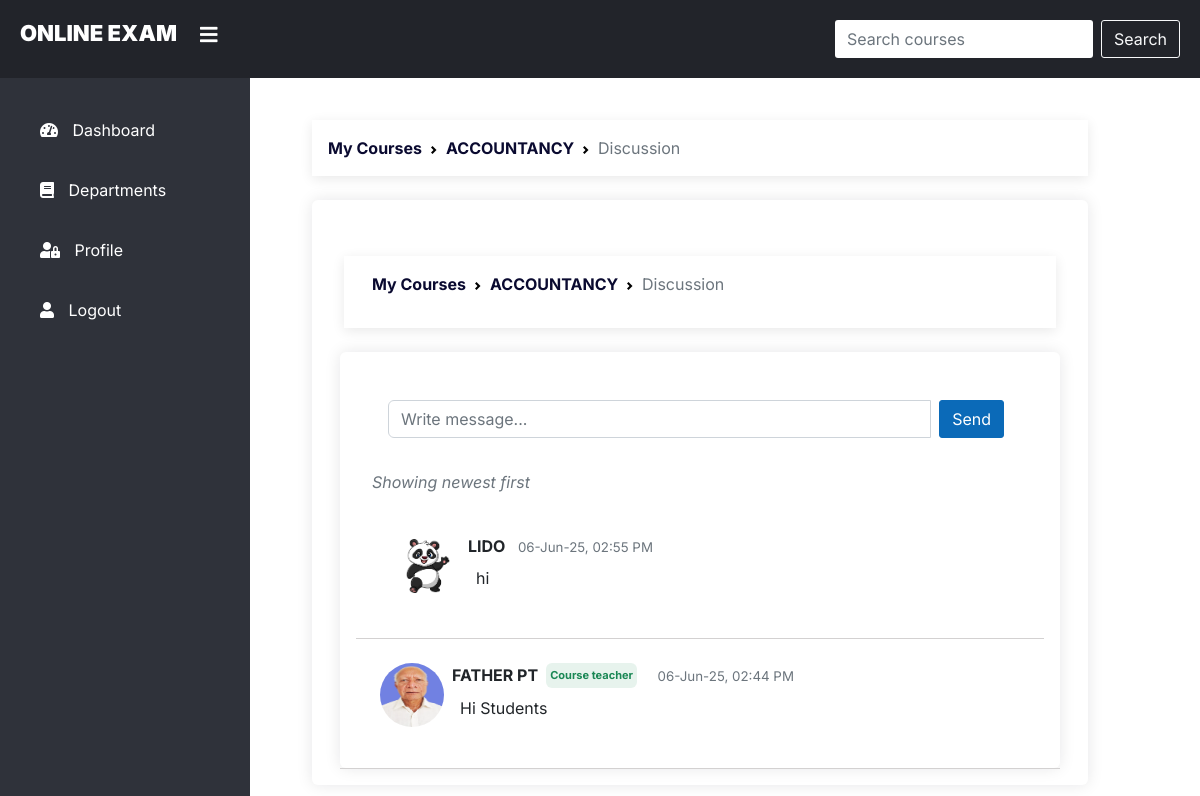
/discussion/1 (signed in), run on an earlier commit of the app's database.
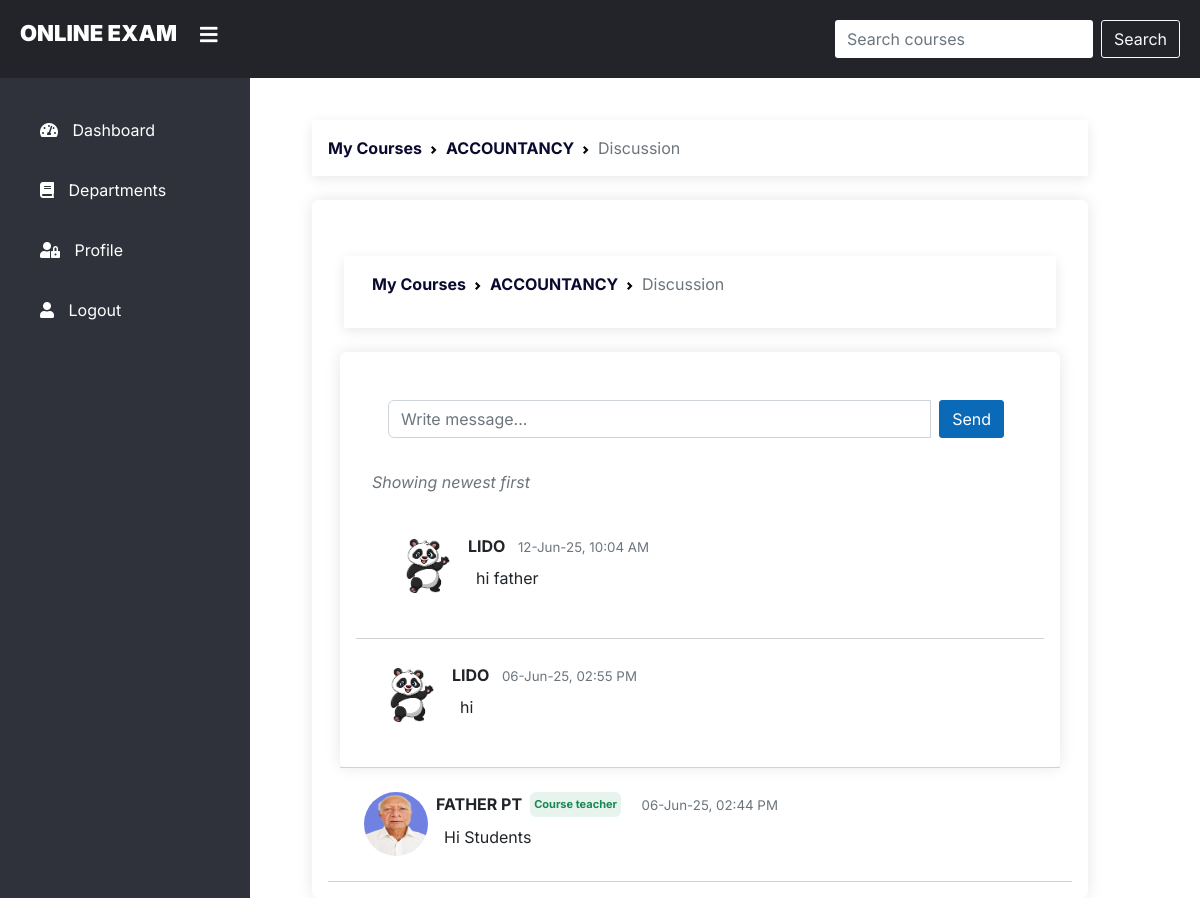
And on a later commit of the database.
### discussion/models.py (models this page shows, shortened)
class StudentDiscussion(models.Model):
    content = models.TextField(max_length=1600, null=False)
    course = models.ForeignKey(
        Course, on_delete=models.CASCADE, related_name='discussions')
    sent_by = models.ForeignKey(
        Student, on_delete=models.CASCADE, related_name='discussions')
    sent_at = models.DateTimeField(auto_now_add=True)
    class Meta:
        ordering = ['-sent_at']
    def time(self):
        return self.sent_at.strftime("%d-%b-%y, %I:%M %p")

class FacultyDiscussion(models.Model):
    content = models.TextField(max_length=1600, null=False)
    course = models.ForeignKey(
        Course, on_delete=models.CASCADE, related_name='courseDiscussions')
    sent_by = models.ForeignKey(
        Faculty, on_delete=models.CASCADE, related_name='courseDiscussions')
    sent_at = models.DateTimeField(auto_now_add=True)
    class Meta:
        ordering = ['-sent_at']
    def time(self):
        return self.sent_at.strftime("%d-%b-%y, %I:%M %p")

### main/models.py (models this page shows, shortened)
class Student(models.Model):
    student_id = models.AutoField(primary_key=True, editable=False)
    name = models.CharField(max_length=100, unique=True, null=False)
    email = models.EmailField(
        max_length=100,
        unique=True,
        null=True,
        blank=True,
        validators=[EmailValidator(message='Enter a valid email address.'), validate_custom_email]
    )
    password = models.CharField(max_length=255, null=False, validators=[MinLengthValidator(8), validate_custom_password])
    role = models.CharField(default="Student", max_length=100, null=False, blank=True,)
    course = models.ManyToManyField('Course', related_name='students', blank=True, editable=False)
    photo = models.ImageField(upload_to='profile_pics', blank=True, null=False, default='profile_pics/default_student.png')
    department = models.ForeignKey('Department', on_delete=models.CASCADE, null=False, blank=False, related_name='students')
    class Meta:
        verbose_name_plural = 'Students'
    def __str__(self):
        return self.name

class Faculty(models.Model):
    faculty_id = models.AutoField(primary_key=True, editable=False)
    name = models.CharField(max_length=100, unique=True, null=False)
    email = models.EmailField(
        max_length=100,
        unique=True,
        null=True,
        blank=True,
        validators=[EmailValidator(message='Enter a valid email address.'), validate_custom_email]
    )
    password = models.CharField(max_length=255, null=False, validators=[MinLengthValidator(8), validate_custom_password])
    department = models.ForeignKey('Department', on_delete=models.CASCADE, null=False, related_name='faculty')
    role = models.CharField(default="Faculty", max_length=100, null=False, blank=True)
    photo = models.ImageField(upload_to='profile_pics', blank=True, null=False, default='profile_pics/default_faculty.png')
    class Meta:
        verbose_name_plural = 'Faculty'
    def __str__(self):
        return self.name

### discussion/views.py (the view, shortened to what this page needs)
# urls.py: path('', include('discussion.urls')),
def discussion(request, code):
    if is_student_authorised(request, code):
        course = Course.objects.get(code=code)
        student = Student.objects.get(student_id=request.session['student_id'])
        discussions = context_list(course)
        form = StudentDiscussionForm()
        context = {
            'course': course,
            'student': student,
            'discussions': discussions,
            'form': form,
        }
        return render(request, 'discussion/discussion.html', context)
    else:
        return redirect('std_login')

### discussion/forms.py
class StudentDiscussionForm(forms.ModelForm):
    def __init__(self, *args, **kwargs):
        super(StudentDiscussionForm, self).__init__(*args, **kwargs)
        self.fields['content'].required = True
        self.fields['content'].label = ''
    class Meta:
        model = StudentDiscussion
        fields = ['content']
        widgets = {
            'content': forms.TextInput(attrs={'class': 'form-control', 'id': 'content', 'name': 'content', 'placeholder': 'Write message...', 'type': 'text'}),
        }

### discussion/views.py (called while the page is built)
def context_list(course):
    try:
        studentDis = StudentDiscussion.objects.filter(course=course)
        facultyDis = FacultyDiscussion.objects.filter(course=course)
        discussions = list(chain(studentDis, facultyDis))
        discussions.sort(key=lambda x: x.sent_at, reverse=True)
        for dis in discussions:
            if dis.__class__.__name__ == 'StudentDiscussion':
                dis.author = Student.objects.get(student_id=dis.sent_by_id)
            else:
                dis.author = Faculty.objects.get(faculty_id=dis.sent_by_id)
    except:
        discussions = []
    return discussions

### discussion/templates/discussion/discussion.html (shortened to what the changed rows need)
{% extends 'index3.html' %}
{% load static %}
{% block content %}
<br>
<br>
<br>
<br>
<br>
<div class="container-fluid">
  <div class="row">
    <div class="col-md-8 offset-md-3">
      <div class="shadow p-3 rounded">
        <div class="d-flex flex-column m-3">
   <div class="container shadow-sm">
   </div>
   </div>
   <div class="container" style="max-width: 25cm;">
   <div class="container shadow p-3 rounded">
      <div class="d-flex flex-column m-3">
         {% if faculty %}
         <form action="{% url 'send_fac' course.code faculty.faculty_id %}" method="POST">
            {% csrf_token %}
            <div class="input-group mb-3 p-3">
               {% comment %} <input type="text" class="form-control" placeholder="Write message..." name="content" required> {% endcomment %}
               {{ form.content }}
               <button class="btn btn-primary mx-2 rounded" type="submit">Send</button>
            </div>
         </form>
         {% else %}
         <form action="{% url 'send' course.code student.student_id %}" method="POST">
         </form>
         {% endif %}
         {% if discussions %}
         <p class="fst-italic text-muted">Showing newest first</p>
         {% for discussion in discussions %}
         <div class="m-2 p-3">
            <div class="d-flex align-items-center">
               <img class="align-self-baseline rounded-circle" src="/media/{{ discussion.author.photo}}" alt="image"
                  style="height: 4rem;width:4rem;">
               <div class="mx-2">
                  {% if discussion.author.role == "Faculty" %}
                  <div class="d-inline-flex flex-wrap">
                     <span class="fw-bold">{{discussion.sent_by}}</span><span class="fw-bold rounded text-success bg-success bg-opacity-10 mx-2 p-1" style="font-size:11px">Course teacher</span>
                  </div>
                  {% else %}
                  <span class="fw-bold">{{discussion.sent_by}}</span>
                  {% endif %}
                  <span class="text-muted mx-2" style="font-size:smaller">{{ discussion.time }}</span>
                  <p class="text-wrap text-break my-2 px-2">{{discussion.content}}
                  </p>
               </div>
            </div>
         </div>
         </div>
         <div style="border-bottom:1px solid rgb(211, 209, 209);"></div>
         {% endfor %}
         {% else %}
         <div class="text-center fs-6 text-muted">
            Be the first to start the discussion
         </div>
         {% endif %}
      </div>
   </div>
</div>
{% endblock %}

What changed in the data, as far as the page shows it:
added StudentDiscussion: author.photo (picture), sent_by "LIDO", time "12-Jun-25, 10:04 AM", content "hi father"
